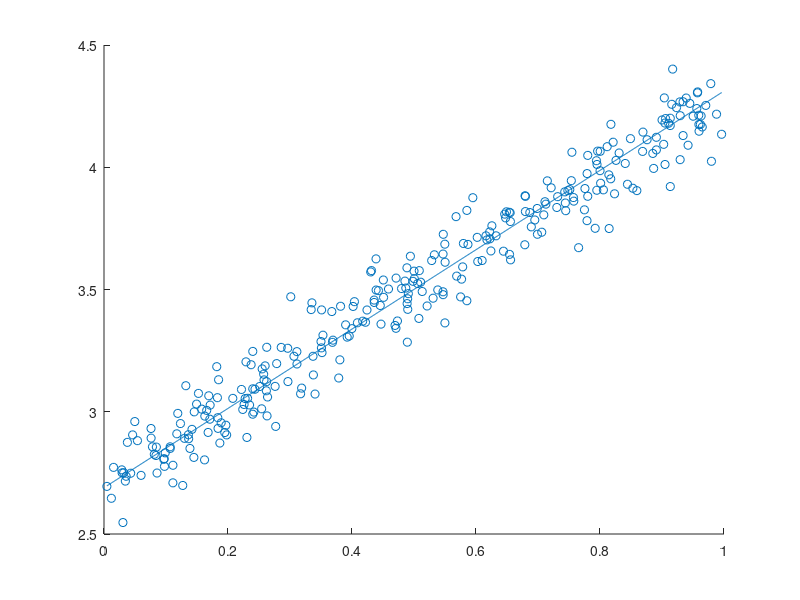

Recreate this plot in MATLAB.
% Q3 PCA
clc ;
clear ;

% Load data
load('points2D_Set1.mat') ;
% load('points2D_Set2.mat') ;

N = length(x) ;

% Transforming data to get mean as 0
mu_x = 0 ;
mu_y = 0 ;

for i=1:N
   mu_x = mu_x + x(i)/N ;
   mu_y = mu_y + y(i)/N ;
end

x1 = x - mu_x ;
y1 = y - mu_y ;

z = [x1(:), y1(:)] ;


% Finding Covariance matrix 
C = [0, 0; 0, 0] ;

for i=1:N
    C = C + z(i,:)'*z(i,:)/N ;
end

% Eigen decomposition
[V, D] = eig(C) ;

if D(2,2)>D(1,1)
    v = V(:,2) ;
else 
    v = V(:,1) ;
end 

% Plotting
fig=scatter(x,y) ;
hold on ;
x2 = linspace(min(x),max(x),1000) ;
y2 = v(2)/v(1) * (x2-mu_x) + mu_y ;
plot(x2,y2) ;
hold off ;

% error calculation
error = 0 ;
size(z(1,:)')
for i=1:N 
    error = error + (z(i,:)*z(i,:)'-(z(i,:)*v)^2)/N ;
end

error
    


